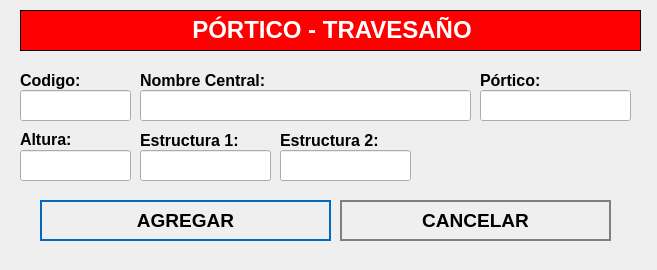
<?xml version="1.0" encoding="UTF-8"?>
<ui version="4.0">
 <class>NewBook</class>
 <widget class="QWidget" name="NewBook">
  <property name="geometry">
   <rect>
    <x>0</x>
    <y>0</y>
    <width>657</width>
    <height>270</height>
   </rect>
  </property>
  <property name="windowTitle">
   <string>Nuevo Registro</string>
  </property>
  <property name="styleSheet">
   <string notr="true">QPushButton
{	
	height: 2em;
 	border-style: solid;
	border-width: 2px;
 	border-color: grey;
	font-weight: bold;
}

QPushButton:hover
{
   	background-color:grey;
	color:white;
}</string>
  </property>
  <widget class="QLabel" name="label">
   <property name="geometry">
    <rect>
     <x>20</x>
     <y>10</y>
     <width>621</width>
     <height>41</height>
    </rect>
   </property>
   <property name="font">
    <font>
     <underline>false</underline>
    </font>
   </property>
   <property name="autoFillBackground">
    <bool>false</bool>
   </property>
   <property name="styleSheet">
    <string notr="true">background-color: red;</string>
   </property>
   <property name="frameShape">
    <enum>QFrame::Box</enum>
   </property>
   <property name="text">
    <string>&lt;html&gt;&lt;head/&gt;&lt;body&gt;&lt;p align=&quot;center&quot;&gt;&lt;span style=&quot; font-size:18pt; font-weight:600; color:#ffffff;&quot;&gt;PÓRTICO - TRAVESAÑO&lt;/span&gt;&lt;/p&gt;&lt;/body&gt;&lt;/html&gt;</string>
   </property>
  </widget>
  <widget class="QLabel" name="label_autoriza">
   <property name="geometry">
    <rect>
     <x>20</x>
     <y>70</y>
     <width>101</width>
     <height>21</height>
    </rect>
   </property>
   <property name="text">
    <string>&lt;html&gt;&lt;head/&gt;&lt;body&gt;&lt;p&gt;&lt;span style=&quot; font-size:12pt; font-weight:600;&quot;&gt;Codigo:&lt;/span&gt;&lt;/p&gt;&lt;/body&gt;&lt;/html&gt;</string>
   </property>
  </widget>
  <widget class="QLineEdit" name="inputCodigo">
   <property name="geometry">
    <rect>
     <x>20</x>
     <y>90</y>
     <width>111</width>
     <height>31</height>
    </rect>
   </property>
   <property name="font">
    <font>
     <pointsize>12</pointsize>
    </font>
   </property>
  </widget>
  <widget class="QLineEdit" name="inputNombre">
   <property name="geometry">
    <rect>
     <x>140</x>
     <y>90</y>
     <width>331</width>
     <height>31</height>
    </rect>
   </property>
   <property name="font">
    <font>
     <pointsize>12</pointsize>
    </font>
   </property>
  </widget>
  <widget class="QPushButton" name="addButton">
   <property name="geometry">
    <rect>
     <x>40</x>
     <y>200</y>
     <width>291</width>
     <height>41</height>
    </rect>
   </property>
   <property name="font">
    <font>
     <pointsize>14</pointsize>
     <weight>75</weight>
     <bold>true</bold>
    </font>
   </property>
   <property name="cursor">
    <cursorShape>PointingHandCursor</cursorShape>
   </property>
   <property name="styleSheet">
    <string notr="true">QPushButton
{	
	height: 2em;
 	border-style: solid;
	border-width: 2px;
 	border-color: #0069c0;
	font-weight: bold;
}

QPushButton:hover
{
   	background-color:#0069c0;
	color:white;
}</string>
   </property>
   <property name="text">
    <string>AGREGAR</string>
   </property>
   <property name="icon">
    <iconset>
     <normaloff>../assets/icons/add-icon.png</normaloff>../assets/icons/add-icon.png</iconset>
   </property>
   <property name="iconSize">
    <size>
     <width>30</width>
     <height>30</height>
    </size>
   </property>
   <property name="autoDefault">
    <bool>true</bool>
   </property>
   <property name="default">
    <bool>true</bool>
   </property>
   <property name="flat">
    <bool>true</bool>
   </property>
  </widget>
  <widget class="QPushButton" name="cancelButton">
   <property name="geometry">
    <rect>
     <x>340</x>
     <y>200</y>
     <width>271</width>
     <height>41</height>
    </rect>
   </property>
   <property name="font">
    <font>
     <pointsize>14</pointsize>
     <weight>75</weight>
     <bold>true</bold>
    </font>
   </property>
   <property name="cursor">
    <cursorShape>PointingHandCursor</cursorShape>
   </property>
   <property name="styleSheet">
    <string notr="true">QPushButton
{	
	height: 2em;
 	border-style: solid;
	border-width: 2px;
 	border-color: grey;
	font-weight: bold;
}

QPushButton:hover
{
   	background-color:grey;
	color:white;
}</string>
   </property>
   <property name="text">
    <string>CANCELAR</string>
   </property>
   <property name="icon">
    <iconset>
     <normaloff>../assets/icons/cancel-icon.png</normaloff>../assets/icons/cancel-icon.png</iconset>
   </property>
   <property name="iconSize">
    <size>
     <width>30</width>
     <height>30</height>
    </size>
   </property>
   <property name="autoDefault">
    <bool>true</bool>
   </property>
   <property name="default">
    <bool>true</bool>
   </property>
   <property name="flat">
    <bool>true</bool>
   </property>
  </widget>
  <widget class="QLabel" name="label_aquienVisita">
   <property name="geometry">
    <rect>
     <x>140</x>
     <y>70</y>
     <width>191</width>
     <height>21</height>
    </rect>
   </property>
   <property name="text">
    <string>&lt;html&gt;&lt;head/&gt;&lt;body&gt;&lt;p&gt;&lt;span style=&quot; font-size:12pt; font-weight:600;&quot;&gt;Nombre Central:&lt;/span&gt;&lt;/p&gt;&lt;/body&gt;&lt;/html&gt;</string>
   </property>
  </widget>
  <widget class="QLineEdit" name="inputPortico">
   <property name="geometry">
    <rect>
     <x>480</x>
     <y>90</y>
     <width>151</width>
     <height>31</height>
    </rect>
   </property>
   <property name="font">
    <font>
     <pointsize>12</pointsize>
    </font>
   </property>
  </widget>
  <widget class="QLabel" name="label_motivoVisita_3">
   <property name="geometry">
    <rect>
     <x>480</x>
     <y>70</y>
     <width>161</width>
     <height>21</height>
    </rect>
   </property>
   <property name="text">
    <string>&lt;html&gt;&lt;head/&gt;&lt;body&gt;&lt;p&gt;&lt;span style=&quot; font-size:12pt; font-weight:600;&quot;&gt;Pórtico:&lt;/span&gt;&lt;/p&gt;&lt;/body&gt;&lt;/html&gt;</string>
   </property>
  </widget>
  <widget class="QLineEdit" name="inputEstructura">
   <property name="geometry">
    <rect>
     <x>140</x>
     <y>150</y>
     <width>131</width>
     <height>31</height>
    </rect>
   </property>
   <property name="font">
    <font>
     <pointsize>12</pointsize>
    </font>
   </property>
  </widget>
  <widget class="QLineEdit" name="inputAltura">
   <property name="geometry">
    <rect>
     <x>20</x>
     <y>150</y>
     <width>111</width>
     <height>31</height>
    </rect>
   </property>
   <property name="font">
    <font>
     <pointsize>12</pointsize>
    </font>
   </property>
  </widget>
  <widget class="QLabel" name="label_autoriza_2">
   <property name="geometry">
    <rect>
     <x>140</x>
     <y>130</y>
     <width>111</width>
     <height>21</height>
    </rect>
   </property>
   <property name="text">
    <string>&lt;html&gt;&lt;head/&gt;&lt;body&gt;&lt;p&gt;&lt;span style=&quot; font-size:12pt; font-weight:600;&quot;&gt;Estructura 1:&lt;/span&gt;&lt;/p&gt;&lt;/body&gt;&lt;/html&gt;</string>
   </property>
  </widget>
  <widget class="QLabel" name="label_horaIngreso_2">
   <property name="geometry">
    <rect>
     <x>20</x>
     <y>130</y>
     <width>71</width>
     <height>16</height>
    </rect>
   </property>
   <property name="text">
    <string>&lt;html&gt;&lt;head/&gt;&lt;body&gt;&lt;p&gt;&lt;span style=&quot; font-size:12pt; font-weight:600;&quot;&gt;Altura:&lt;/span&gt;&lt;/p&gt;&lt;/body&gt;&lt;/html&gt;</string>
   </property>
  </widget>
  <widget class="QLineEdit" name="inputEstructura2">
   <property name="geometry">
    <rect>
     <x>280</x>
     <y>150</y>
     <width>131</width>
     <height>31</height>
    </rect>
   </property>
   <property name="font">
    <font>
     <pointsize>12</pointsize>
    </font>
   </property>
  </widget>
  <widget class="QLabel" name="label_autoriza_3">
   <property name="geometry">
    <rect>
     <x>280</x>
     <y>130</y>
     <width>111</width>
     <height>21</height>
    </rect>
   </property>
   <property name="text">
    <string>&lt;html&gt;&lt;head/&gt;&lt;body&gt;&lt;p&gt;&lt;span style=&quot; font-size:12pt; font-weight:600;&quot;&gt;Estructura 2:&lt;/span&gt;&lt;/p&gt;&lt;/body&gt;&lt;/html&gt;</string>
   </property>
  </widget>
 </widget>
 <tabstops>
  <tabstop>inputCodigo</tabstop>
  <tabstop>inputNombre</tabstop>
  <tabstop>addButton</tabstop>
  <tabstop>cancelButton</tabstop>
 </tabstops>
 <resources/>
 <connections/>
</ui>
